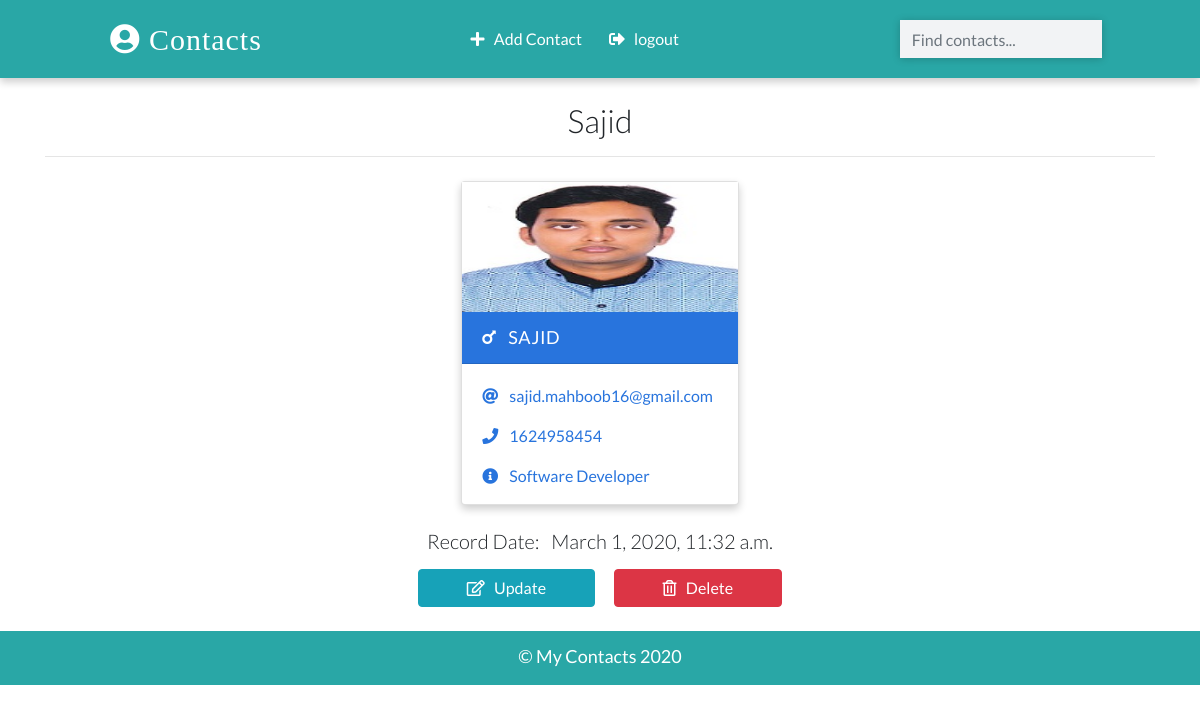
/detail/5/ (signed in), run on the app's committed database.
### cms/models.py (models this page shows, shortened)
class Contact(models.Model):
    manager = models.ForeignKey(User, on_delete = models.CASCADE, default = None)
    name = models.CharField(max_length=20)
    email = models.EmailField(max_length=100)
    phone = models.IntegerField()
    info = models.CharField(max_length=30)
    gender = models.CharField(max_length=50, choices=(
        ('male', 'Male'),
        ('female', 'Female'),
    ))
    image = models.ImageField(upload_to='images/', blank=True)
    date_added = models.DateTimeField(default = datetime.now)
    class Meta:
        ordering = ['-id']

### cms/views.py (the view)
# urls.py: path('detail/<pk>/', views.DetailPageView.as_view(), name='detail'),
class DetailPageView(LoginRequiredMixin, DetailView):
    template_name = 'detail.html'
    model = Contact
    context_object_name = 'contacts'

### templates/detail.html (shortened to what this page needs)
{% extends 'base.html' %}
{% load static %}
{% block main_content %}
{% if contacts.manager == request.user %}
    <div class="container">
      <h2 class="heading font-weight-light text-center">{{ contacts.name }}</h2>
      <hr />
    </div>
    <div class="container main-part">
      {% include 'partials/_card.html' %}
    </div>
    <div class="container mt-3">
        <h5 class="text-center my-3 font-weight-light">Record Date: &nbsp; {{contacts.date_added}}</h5>
        <p class="text-center text-light">
            <a class="btn btn-info px-5" href="{% url 'update' contacts.id %}">
                <i class="far fa-edit"></i> &nbsp; Update
            </a>
            <a class="btn btn-danger px-5" href="{% url 'delete' contacts.id %}">
                <i class="far fa-trash-alt"></i> &nbsp; Delete
            </a>
        </p>
    </div>
{% else %}
    <div class="container">
      <h2 class="heading font-weight-light text-center">You don't have access to this page!</h2>
    </div>
{% endif %}
{% endblock main_content %}

### templates/partials/_card.html (shortened to what this page needs)
{% load static %}
{% if contacts.gender == 'male' %}
    <div class="card my-2 mx-2 boy-card {% if 'detail' in request.path %} mx-auto w-25 {% endif %} ">
        <img src="{% if contacts.image %}
        {{contacts.image.url}}
        {% else %}
        {% static 'images/boy.png' %}
        {% endif %}" class="img-fluid" />
        <div class="card-header">
        <a href="{% url 'detail' contacts.id %}" class="text-white header-link"
            ><i class="fas fa-mars mr-2"></i> {{contacts.name}}</a>
        </div>
        <div class="card-body pb-0">
        <p>
            <i class="fas fa-at mr-2"></i>
            <a href="mailto:sajid.mahboob16@gmail.com">{{contacts.email}} </a>
        </p>
        <p>
            <i class="fas fa-phone mr-2"></i>
            <a href="tel:01624958454">{{contacts.phone}}</a>
        </p>
        <p><i class="fas fa-info-circle mr-2"></i> {{contacts.info}}</p>
        </div>
    </div>
 {% endif %}

### static/css/main.css (style rules this page uses)
:root { --back: #29a7a6; --girl: #e64298; --boy: #2874dd; }
body { font-family: Lato, sans-serif; }
.card { box-shadow: 0 4px 8px 0 rgba(0, 0, 0, 0.2); transition: 0.3s; min-width: 250px; box-sizing: border-box; }
img { height: 130px !important; }
.card-header { font-size: 18px; letter-spacing: 0.5px; text-transform: uppercase; }
.boy-card .card-header { background-color: var(--boy); }
.boy-card .card-body, .boy-card .card-body p a { color: var(--boy); }
.card-body p { cursor: pointer; }
.main-part { display: flex; flex-wrap: wrap; justify-content: space-evenly; }

### data on the page
Contact: name "Sajid", image (picture), name "SAJID", email "sajid.mahboob16@gmail.com", phone "1624958454", info "Software Developer", date_added "March 1, 2020, 11:32 a.m."
